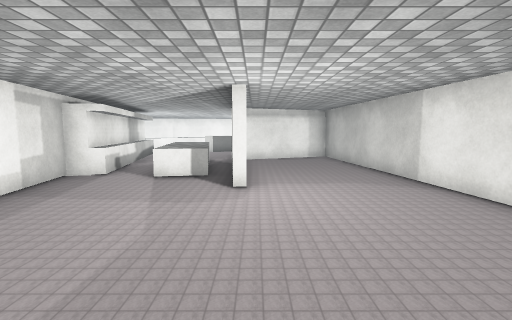
view 1 (above)

24 first-person views from a walk through a scene from a Unity 3-D project. The camera is 1.3 m above the floor, tilts 6° down and sees 85° across. The floor is counted in squares, 1 m on a side. Each view is taken from the middle of a square. On the plan, view 1 faces up. The plan holds only what a view shows up to about 13 squares ahead; the rest is blank. The place goes on beyond the plan. Some surface patterns are stand-ins.

view 2
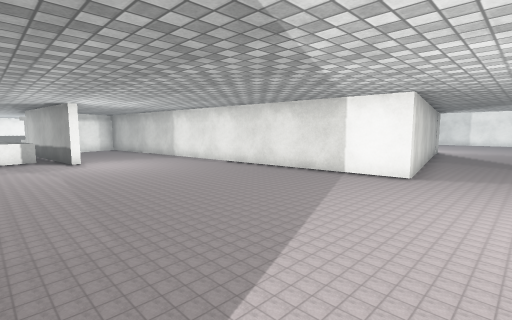

view 3
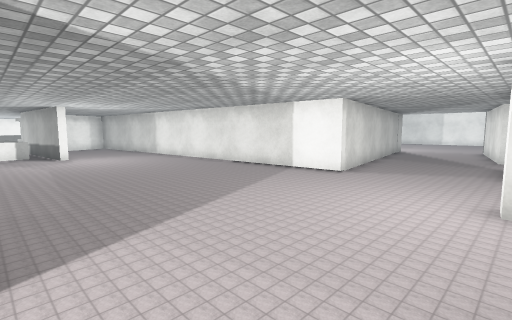

view 4
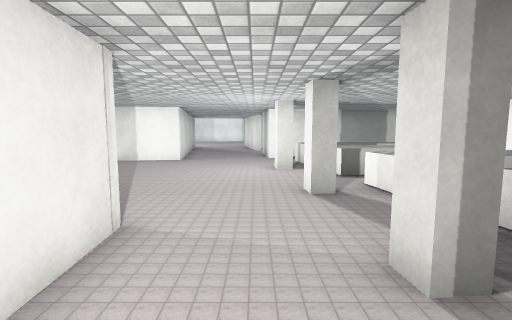

view 5
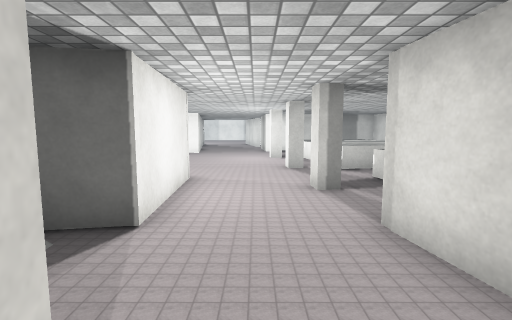

view 6
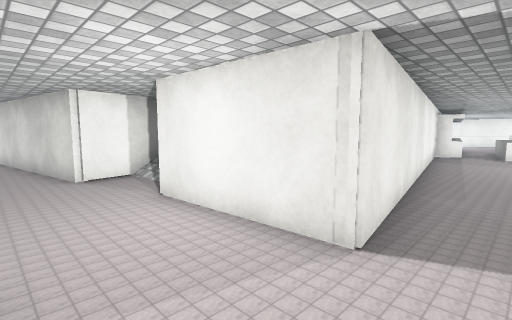

view 7
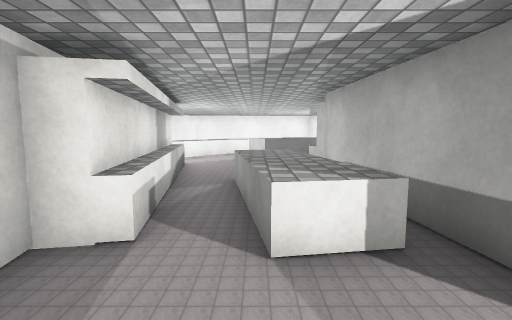

view 8
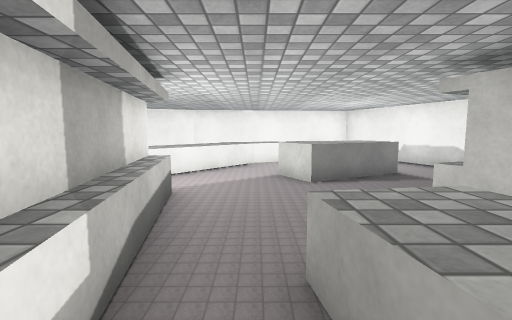

view 9
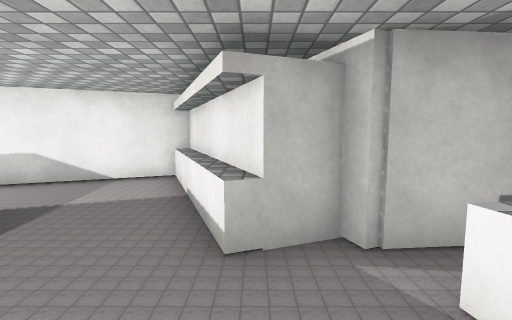

view 10
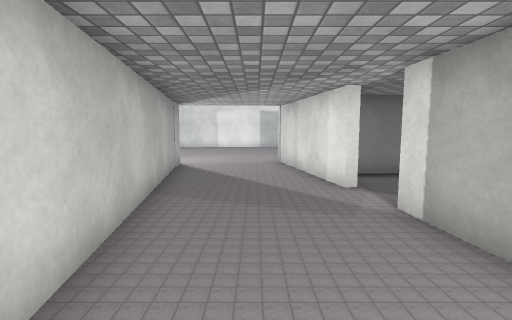

view 11
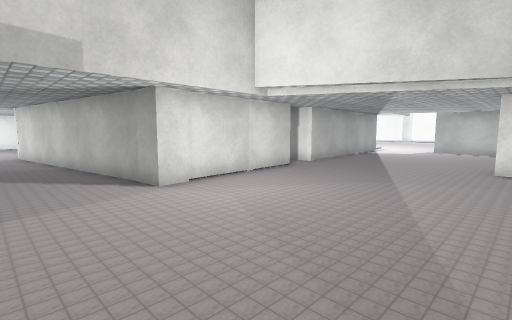

view 12
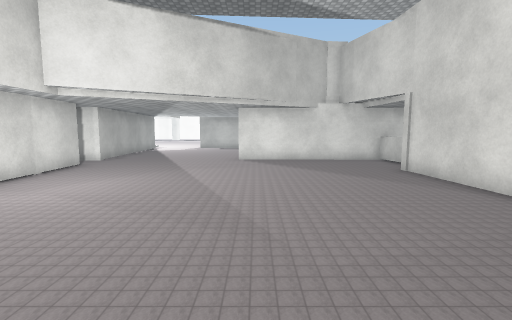

view 13
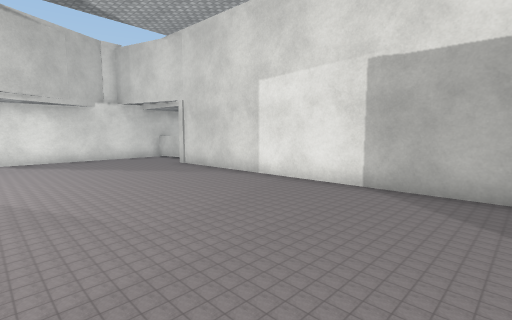

view 14
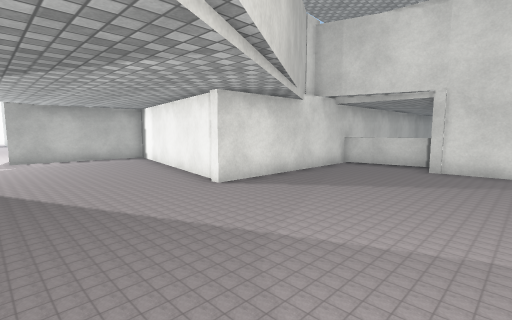

view 15
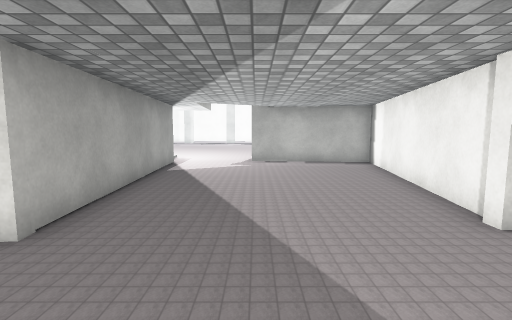

view 16
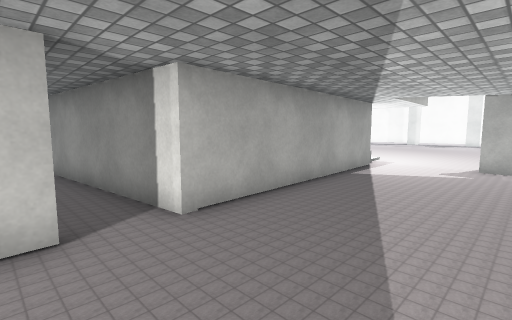

view 17
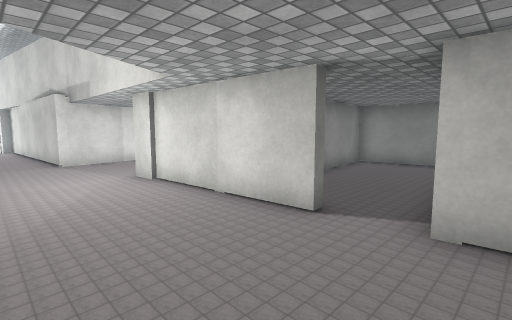

view 18
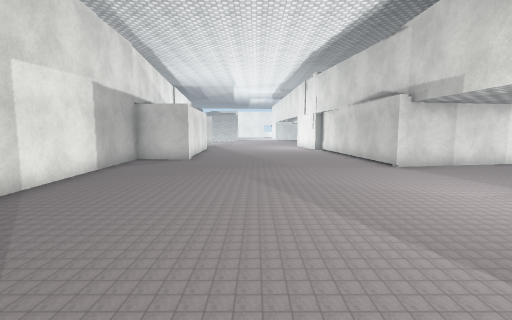

view 19
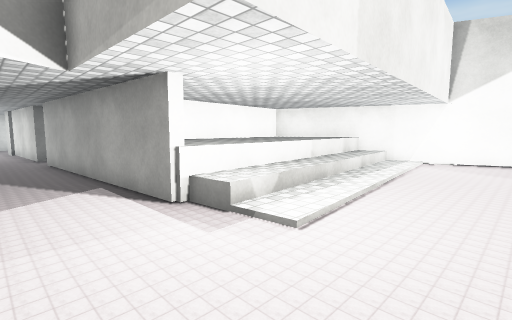

view 20
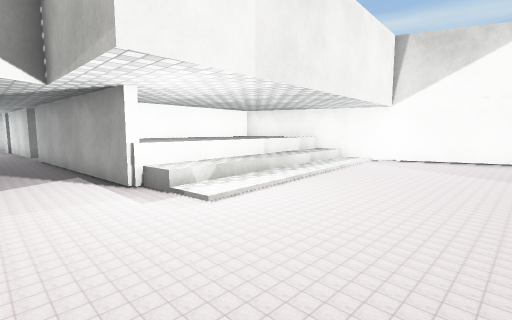

view 21
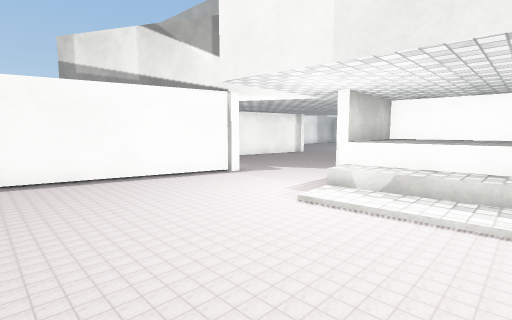

view 22
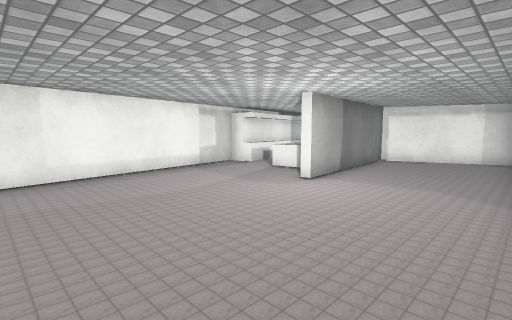

view 23
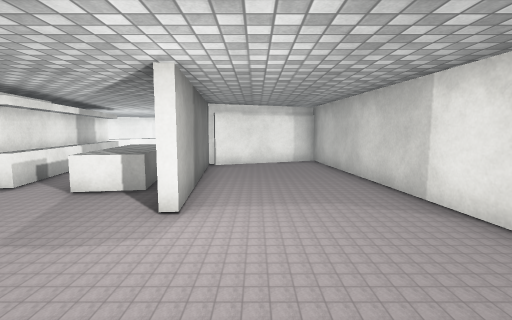

view 24
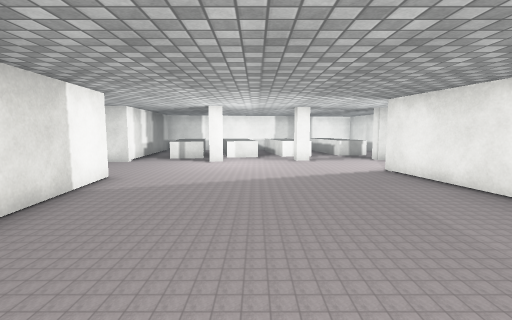

### Floor plan
Key: @ floor where view 1 was taken; # wall or solid block; x gap in a wall; . main floor; : floor 0.5 m higher than the main floor; + floor 1 m higher than the main floor; / step, stairs or slope; = window, fence, low wall or low ledge; ^ raised ledge; O other object.
Columns run from 11 left of view 1 to 29 right of it. Each row starts with its distance up from view 1.
 20     ^^^..   ..#  ..............#
 19     ^^...^^^..#...............##
 18     ^...^^^=..##..............#
 17      ...=^.....#..............#
 16      #........=#..............#
 15      #.....=##^##............##
 14      #....#^^####/////:::/...######
 13      ^=...###..###////+++/#.......#
 12      #=.^^#....# #+++++++^#.......#
 11       ^.^^#....# #++++++^^#......##
 10       ^.^^#....# ^#++##^^##......#
  9       ^.^^#....#  ####    #......#
  8      ##.^^##...#          #......#
  7       #....#...#          #......#
  6       #........#          #......########
  5       #........##   #######............=
  4       #.........#  ....................=
  3       #.........# #.......#............=
  2       #.........# #...... #...........##
  1       ##........# #####   #...........#
  0        #...@....#         #...........#
 -1        #........#         #...........#
 -2        #........#     #####...........#
 -3        #........#######...............#
 -4 ##OO#  #..............................#
 -5 ##..####..............................#
 -6 ##........................###.........##
 -7 .......................######..........#
 -8 ..............#..####...#   #..........#
 -9   ###.##..x..==^^#     .#   #.......####

Where each view was taken, in squares from view 1:
view 1: 0 up, 0 right, facing up
view 2: 6 down, 3 left, facing up-right
view 3: 8 down, 3 left, facing up-right
view 4: 7 down, 7 left, facing right
view 5: 7 down, 11 left, facing right
view 6: 8 down, 2 left, facing up-left
view 7: 5 up, 3 left, facing up
view 8: 10 up, 4 left, facing up
view 9: 14 up, 4 left, facing right
view 10: 5 down, 5 right, facing right
view 11: 5 down, 22 right, facing up-left
view 12: 7 down, 22 right, facing up
view 13: 8 down, 21 right, facing up-right
view 14: 0 up, 17 right, facing up-right
view 15: 2 up, 18 right, facing up
view 16: 3 up, 19 right, facing up-left
view 17: 6 up, 19 right, facing down-left
view 18: 4 up, 22 right, facing down
view 19: 18 up, 17 right, facing down-left
view 20: 20 up, 17 right, facing down-left
view 21: 20 up, 11 right, facing down-right
view 22: 0 up, 4 right, facing up-left
view 23: 2 up, 1 right, facing up
view 24: 4 up, 1 right, facing down
